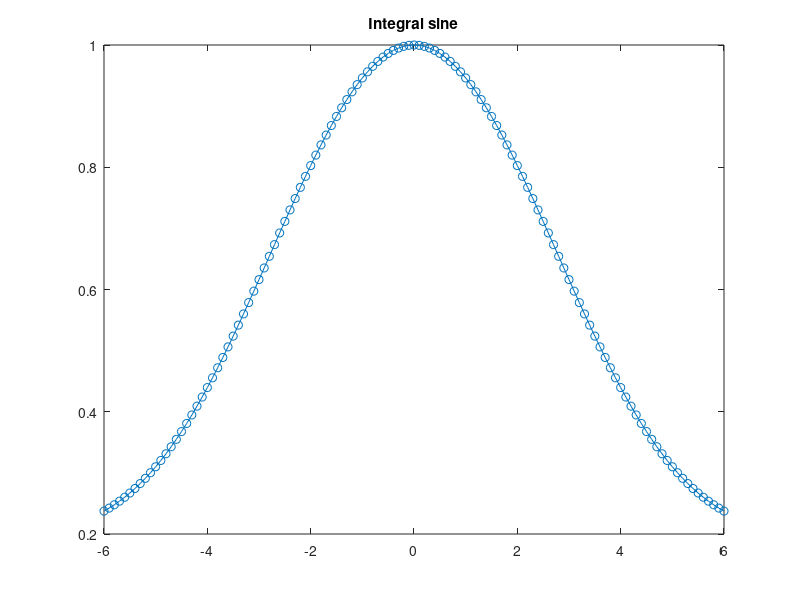

Write MATLAB code to recreate this figure.
function [] = Sint;
% Plots the function Sin Integral(x) for x between -6 and 6.
% To approximate this function the Talor polynomial of degree
% 26 is used, this guarantees an error smaller than 10^(-9)
%
% Because the Taylor polynomial is an even polynmial we 
% use a modified Horner method for the polynomial evaluation.
% We only store the even coefficients.
%

% Calculate the coeffcients a_j of x^(2j), j=0..13.
% but we store a_j in coeff(j+1)

coeff(1)     = 1;
for j=2:14
    coeff(j) = -(2*j-3)/(2*j-1)^2/(2*j-2)*coeff(j-1);
end;

% Determine the x-values for calulation

x = -6:0.1:6;

% Calculate the approximation for Sint(x) with a modified Horner method

y = HornerEven(coeff,x,14);

% Create plot

plot(x,y,'o-');
title('Integral sine');

% Calculates sum_(j=0)^(n-1) coeff(j+1)*x^(2j)

function value = HornerEven(coeff,x,n);

x     = x.*x;
value = coeff(n)*ones(1,length(x));
for j=n-1:-1:1
    value = value.*x+coeff(j);
end;

